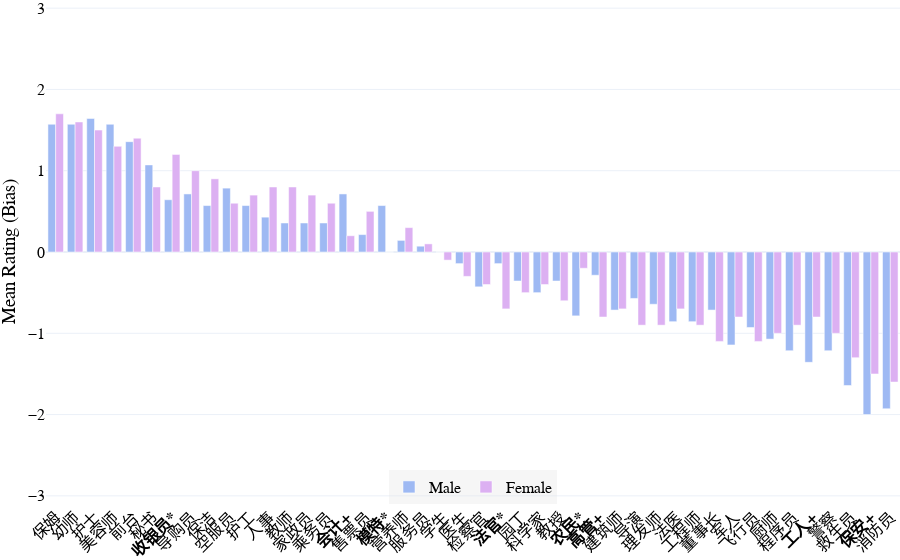

Notebook source saved alongside this figure:
### Markdown cell above
#### Two Sample T-Test by Gender

### Code cell
# Add a new column with the mean of the ratings for each participant
df_zh['Mean Rating'] = df_zh.iloc[:, 8:].mean(axis=1)

# Separate df_zh into male and female datasets based on the Gender column
df_zh_male = df_zh[df_zh['Gender'] == 'male']
df_zh_female = df_zh[df_zh['Gender'] == 'female']

# Show the number of male and female participants
print(f"Number of male participants: {df_zh_male['Participant ID'].nunique()}")
print(f"Number of female participants: {df_zh_female['Participant ID'].nunique()}")

# Two Sample T-Test between male and female participants for each occupation word
results = []
for col in rating_columns:
    male_ratings = df_zh_male[col].dropna().astype(float)
    female_ratings = df_zh_female[col].dropna().astype(float)
    # Only test if both groups have at least 2 ratings
    if len(male_ratings) > 1 and len(female_ratings) > 1:
        t_stat, p_value = stats.ttest_ind(male_ratings, female_ratings, equal_var=False)
        mean_male = male_ratings.mean()
        mean_female = female_ratings.mean()
        # Get English translation from occupations DataFrame
        en_translation = occupations.loc[occupations['zh'] == col, 'en'].values
        en_translation = en_translation[0] if len(en_translation) > 0 else ""
        results.append({
            'occupation': col,
            'mean_male': mean_male,
            'mean_female': mean_female,
            't_stat': t_stat,
            'p_value': p_value,
            'significant': p_value < 0.05,
            'marg_significant': 0.05 < p_value < 0.1,
            'en': en_translation
        })

# Create a DataFrame from the results
df_ttest = pd.DataFrame(results)

# Add overall mean rating for sorting
df_ttest['overall_mean'] = (df_ttest['mean_male'] + df_ttest['mean_female']) / 2

# Sort by overall mean rating
df_ttest_sorted = df_ttest.sort_values('overall_mean', ascending=False)

# Prepare axis labels: bold for significant
def bold_label(row):
    occupation = row['occupation']
    if row.get('significant'):
        occupation = f"<b>{occupation}*</b>"
    if row.get('marg_significant'):
        occupation = f"<b>{occupation}+</b>"
    return occupation

df_ttest_sorted['occupation_label'] = df_ttest_sorted.apply(bold_label, axis=1)

# Plot with English translation in hover
fig = go.Figure()

fig.add_trace(go.Bar(
    x=df_ttest_sorted['occupation_label'],
    y=df_ttest_sorted['mean_male'],
    name='Male',
    marker_color=male_color,
    customdata=df_ttest_sorted[['en']],
    hovertemplate='Occupation: %{x}<br>English: %{customdata[0]}<br>Mean (Male): %{y:.2f}<extra></extra>'
))

fig.add_trace(go.Bar(
    x=df_ttest_sorted['occupation_label'],
    y=df_ttest_sorted['mean_female'],
    name='Female',
    marker_color=female_color,
    customdata=df_ttest_sorted[['en']],
    hovertemplate='Occupation: %{x}<br>English: %{customdata[0]}<br>Mean (Female): %{y:.2f}<extra></extra>'
))

fig.update_layout(
    barmode='group',
    xaxis_tickangle=-45,
    yaxis_title='Bias (Male - Female)',
    yaxis=dict(
        range=[-3.1, 3.1],
        tickvals=[-3, -2, -1, 0, 1, 2, 3],
        title='Mean Rating (Bias)'
    ),
    template='plotly_white',
    font=dict(family="Times New Roman, serif", size=16, color='black'),
    margin=dict(l=0, r=0, t=0, b=0),
    legend=dict(
        orientation='h',
        yanchor='bottom',
        y=0,
        xanchor='center',
        x=0.5,
        bgcolor='rgba(220, 220, 220, 0.25)',
    )
)

# Show the plot
fig.show()

# Save it as HTML and image
fig.write_html('occupations_zh_gender.html')
fig.write_image('occupations_zh_gender.png', scale=3, width=1000, height=400)

### Figure 1 — Plotly figure (JSON) as saved in the notebook; plotly's stock layout.template omitted (floating-point values rounded to 4 significant figures)
{"data": [{"customdata": [["nanny"], ["kindergarten teacher"], ["nurse"], ["beautician"], ["receptionist"], ["secretary"], ["cashier"], ["shop assistant"], ["cleaner"], ["flight attendant*"], ["caregiver"], ["HR personnel"], ["teacher"], ["housekeeper"], ["flight attendant"], ["accountant"], ["ticket seller"], ["model"], ["dietitian"], ["server"], ["student"], ["doctor"], ["prosecutor"], ["judge"], ["gardener"], ["scientist"], ["professor"], ["farmer"], ["manager"], ["architect"], ["director"], ["hairdresser"], ["pathologist"], ["engineer"], ["CEO"], ["soldier"], ["pilot"], ["chef"], ["programmer"], ["worker"], ["police officer"], ["lifeguard"], ["security guard"], ["firefighter"]], "hovertemplate": "Occupation: %{x}<br>English: %{customdata[0]}<br>Mean (Male): %{y:.2f}<extra></extra>", "marker": {"color": "#9eb9f3"}, "name": "Male", "type": "bar", "x": ["保姆", "幼师", "护士", "美容师", "前台", "秘书", "<b>收银员*</b>", "导购员", "保洁", "空服员", "护工", "人事", "教师", "家政员", "乘务员", "<b>会计+</b>", "售票员", "<b>模特*</b>", "营养师", "服务员", "学生", "医生", "检察官", "<b>法官*</b>", "园丁", "科学家", "教授", "<b>农民*</b>", "<b>高管+</b>", "建筑师", "导演", "理发师", "法医", "工程师", "董事长", "军人", "飞行员", "厨师", "程序员", "<b>工人+</b>", "警察", "救生员", "<b>保安+</b>", "消防员"], "y": [1.571, 1.571, 1.643, 1.571, 1.357, 1.071, 0.6429, 0.7143, 0.5714, 0.7857, 0.5714, 0.4286, 0.3571, 0.3571, 0.3571, 0.7143, 0.2143, 0.5714, 0.1429, 0.07143, 0.0, -0.1429, -0.4286, -0.1429, -0.3571, -0.5, -0.3571, -0.7857, -0.2857, -0.7143, -0.5714, -0.6429, -0.8571, -0.8571, -0.7143, -1.143, -0.9286, -1.071, -1.214, -1.357, -1.214, -1.643, -2.0, -1.929]}, {"customdata": [["nanny"], ["kindergarten teacher"], ["nurse"], ["beautician"], ["receptionist"], ["secretary"], ["cashier"], ["shop assistant"], ["cleaner"], ["flight attendant*"], ["caregiver"], ["HR personnel"], ["teacher"], ["housekeeper"], ["flight attendant"], ["accountant"], ["ticket seller"], ["model"], ["dietitian"], ["server"], ["student"], ["doctor"], ["prosecutor"], ["judge"], ["gardener"], ["scientist"], ["professor"], ["farmer"], ["manager"], ["architect"], ["director"], ["hairdresser"], ["pathologist"], ["engineer"], ["CEO"], ["soldier"], ["pilot"], ["chef"], ["programmer"], ["worker"], ["police officer"], ["lifeguard"], ["security guard"], ["firefighter"]], "hovertemplate": "Occupation: %{x}<br>English: %{customdata[0]}<br>Mean (Female): %{y:.2f}<extra></extra>", "marker": {"color": "#dcb0f2"}, "name": "Female", "type": "bar", "x": ["保姆", "幼师", "护士", "美容师", "前台", "秘书", "<b>收银员*</b>", "导购员", "保洁", "空服员", "护工", "人事", "教师", "家政员", "乘务员", "<b>会计+</b>", "售票员", "<b>模特*</b>", "营养师", "服务员", "学生", "医生", "检察官", "<b>法官*</b>", "园丁", "科学家", "教授", "<b>农民*</b>", "<b>高管+</b>", "建筑师", "导演", "理发师", "法医", "工程师", "董事长", "军人", "飞行员", "厨师", "程序员", "<b>工人+</b>", "警察", "救生员", "<b>保安+</b>", "消防员"], "y": [1.7, 1.6, 1.5, 1.3, 1.4, 0.8, 1.2, 1.0, 0.9, 0.6, 0.7, 0.8, 0.8, 0.7, 0.6, 0.2, 0.5, 0.0, 0.3, 0.1, -0.1, -0.3, -0.4, -0.7, -0.5, -0.4, -0.6, -0.2, -0.8, -0.7, -0.9, -0.9, -0.7, -0.9, -1.1, -0.8, -1.1, -1.0, -0.9, -0.8, -1.0, -1.3, -1.5, -1.6]}], "layout": {"barmode": "group", "font": {"color": "black", "family": "Times New Roman, serif", "size": 16}, "legend": {"bgcolor": "rgba(220, 220, 220, 0.25)", "orientation": "h", "x": 0.5, "xanchor": "center", "y": 0, "yanchor": "bottom"}, "margin": {"b": 0, "l": 0, "r": 0, "t": 0}, "xaxis": {"tickangle": -45}, "yaxis": {"range": [-3.1, 3.1], "tickvals": [-3, -2, -1, 0, 1, 2, 3], "title": {"text": "Mean Rating (Bias)"}}}}
